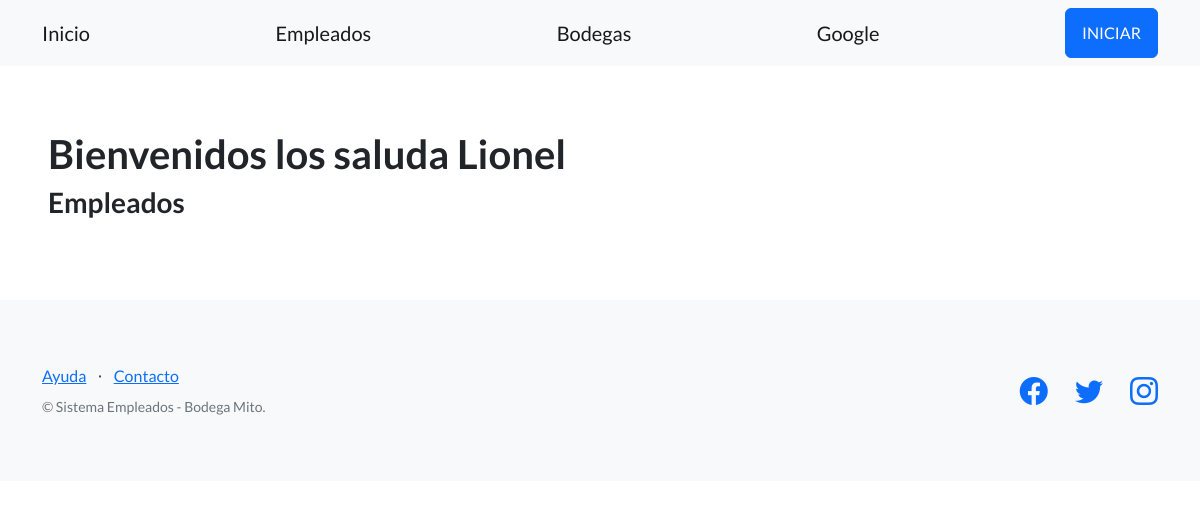
Before: /empleados/empleados/ with the older database file.
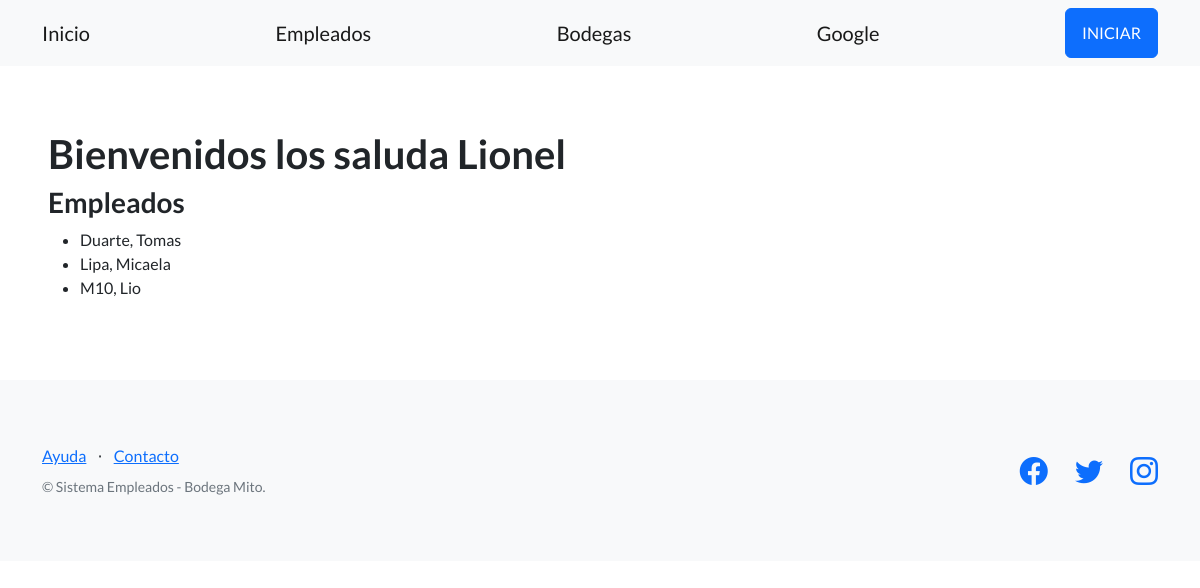
After: the same page with the newer database file.
### control_empleados/models.py (models this page shows, shortened)
class Empleado(models.Model):
    apellido = models.CharField(max_length=256)
    nombre = models.CharField(max_length=256)
    email = models.EmailField(blank=True)
    telefono = models.CharField(max_length=20, blank=True, null=True)
    dni = models.CharField(max_length=32)
    fecha_nacimiento = models.DateField(null=True)

### control_empleados/views.py (the view)
# urls.py: path('empleados/', listar_empleados, name='lista_empleados'),
def listar_empleados(request):
    contexto = {
        "jefe": "Lionel",
        "empleados": Empleado.objects.all
    }
    http_response = render(
        request=request,
        template_name='control_empleados/lista_empleados.html',
        context=contexto,
    )
    return http_response

### control_empleados/templates/control_empleados/lista_empleados.html (shortened to what this page needs)
{% extends "base.html" %}
{% block contenido %}
    <h1>
        Bienvenidos los saluda {{jefe}}
    </h1>
    <h3>Empleados</h3>
    <ul>
        {% for empleado in empleados %}
        <li>
            {{empleado.apellido}}, {{empleado.nombre}}
        </li>
        {% endfor %}
    </ul>
{% endblock contenido %}

### templates_base/base.html (shortened to what this page needs)
{% load static %}
<!DOCTYPE html>
<html lang="en">
    <head>
        <link href="https://cdn.jsdelivr.net/npm/bootstrap-icons@1.5.0/font/bootstrap-icons.css" rel="stylesheet" type="text/css" />
        <link href="{% static 'css/styles.css' %}" rel="stylesheet" />
    </head>
    <body>
        <nav class="navbar navbar-light bg-light static-top">
            <div class="container">
                <a class="navbar-brand" href="{% url 'inicio' %}" >Inicio</a>
                <a class="navbar-brand" href="{% url 'lista_empleados' %}">Empleados</a>
                <a class="navbar-brand" href="{% url 'cargar_bodega' %}">Bodegas</a>
                <a class="navbar-brand" href="https://www.google.com">Google</a>
                <a class="btn btn-primary" href="#signup">INICIAR</a>
            </div>
        </nav>
        <section style="padding:4rem 3rem;">
            {% block contenido %} {% endblock contenido %}
        </section>
        <footer class="footer bg-light">
            <div class="container">
                <div class="row">
                    <div class="col-lg-6 h-100 text-center text-lg-start my-auto">
                        <ul class="list-inline mb-2">
                            <li class="list-inline-item"><a href="#!">Ayuda</a></li>
                            <li class="list-inline-item">⋅</li>
                            <li class="list-inline-item"><a href="#!">Contacto</a></li>
                        </ul>
                        <p class="text-muted small mb-4 mb-lg-0">&copy; Sistema Empleados - Bodega Mito.</p>
                    </div>
                    <div class="col-lg-6 h-100 text-center text-lg-end my-auto">
                        <ul class="list-inline mb-0">
                            <li class="list-inline-item me-4">
                                <a href="https://www.facebook.com/Coderhouse/"><i class="bi-facebook fs-3"></i></a>
                            </li>
                            <li class="list-inline-item me-4">
                                <a href="https://twitter.com/coderhouse"><i class="bi-twitter fs-3"></i></a>
                            </li>
                            <li class="list-inline-item">
                                <a href="https://www.instagram.com/coderhouse"><i class="bi-instagram fs-3"></i></a>
                            </li>
                        </ul>
                    </div>
                </div>
            </div>
        </footer>
    </body>
</html>

Changed rows visible on the page:
added Empleado: apellido "Duarte", nombre "Tomas"
added Empleado: apellido "Lipa", nombre "Micaela"
added Empleado: apellido "M10", nombre "Lio"
